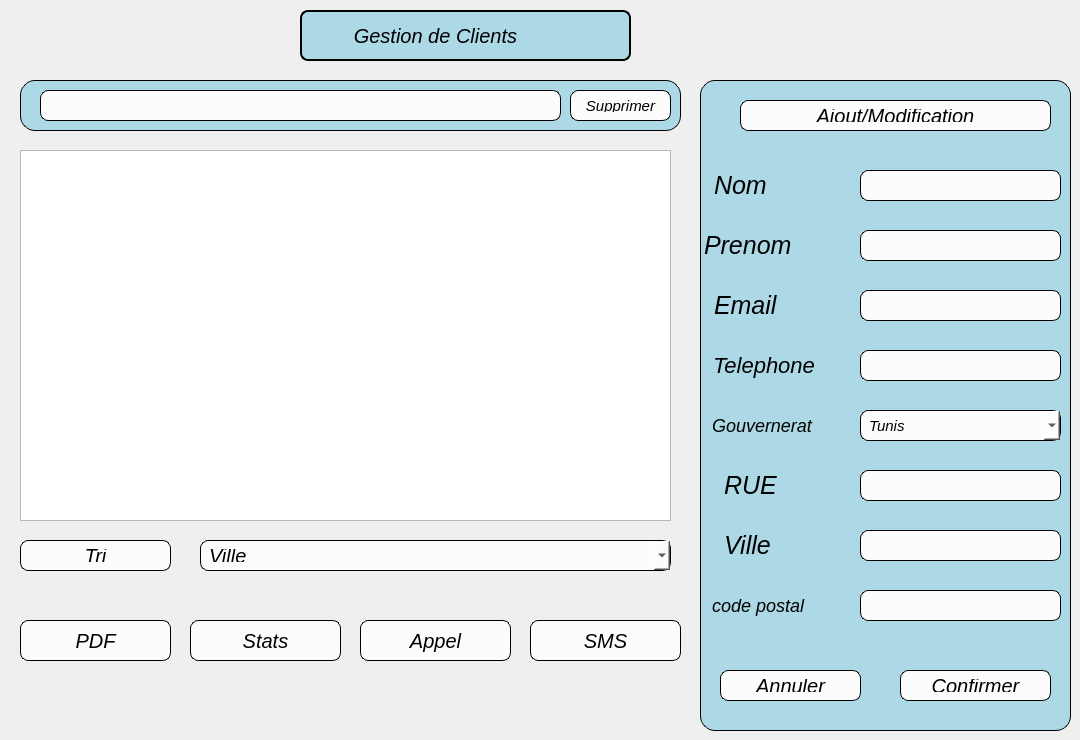
    <widget class="QWidget" name="page_2">
     <widget class="QPushButton" name="pushButton_SMS">
      <property name="geometry">
       <rect>
        <x>530</x>
        <y>620</y>
        <width>151</width>
        <height>41</height>
       </rect>
      </property>
      <property name="styleSheet">
       <string notr="true">
    background-color: #FCFCFC;   /* Fond rose pastel */
    border: 1px solid black;    /* Contour noir */
    border-radius: 8px;         /* Coins légèrement arrondis */
    color: black;               /* Couleur du texte */
    font-size: 20px;            /* Taille du texte */
    font-family: &quot;Lucida Handwriting&quot;;  /* Police artistique */
    font-style: italic;         /* Optionnel : style italique */
    padding: 8px;               /* Espacement interne */
</string>
      </property>
      <property name="text">
       <string>SMS</string>
      </property>
     </widget>
     <widget class="QPushButton" name="pushButton_Appel">
      <property name="geometry">
       <rect>
        <x>360</x>
        <y>620</y>
        <width>151</width>
        <height>41</height>
       </rect>
      </property>
      <property name="styleSheet">
       <string notr="true">
    background-color: #FCFCFC;   /* Fond rose pastel */
    border: 1px solid black;    /* Contour noir */
    border-radius: 8px;         /* Coins légèrement arrondis */
    color: black;               /* Couleur du texte */
    font-size: 20px;            /* Taille du texte */
    font-family: &quot;Lucida Handwriting&quot;;  /* Police artistique */
    font-style: italic;         /* Optionnel : style italique */
    padding: 8px;               /* Espacement interne */
</string>
      </property>
      <property name="text">
       <string>Appel</string>
      </property>
     </widget>
     <widget class="QPushButton" name="pushButtonStat">
      <property name="geometry">
       <rect>
        <x>190</x>
        <y>620</y>
        <width>151</width>
        <height>41</height>
       </rect>
      </property>
      <property name="styleSheet">
       <string notr="true">
    background-color: #FCFCFC;   /* Fond rose pastel */
    border: 1px solid black;    /* Contour noir */
    border-radius: 8px;         /* Coins légèrement arrondis */
    color: black;               /* Couleur du texte */
    font-size: 20px;            /* Taille du texte */
    font-family: &quot;Lucida Handwriting&quot;;  /* Police artistique */
    font-style: italic;         /* Optionnel : style italique */
    padding: 8px;               /* Espacement interne */
</string>
      </property>
      <property name="text">
       <string>Stats</string>
      </property>
     </widget>
     <widget class="QPushButton" name="tri">
      <property name="geometry">
       <rect>
        <x>20</x>
        <y>540</y>
        <width>151</width>
        <height>31</height>
       </rect>
      </property>
      <property name="styleSheet">
       <string notr="true">
    background-color: #FCFCFC;   /* Fond rose pastel */
    border: 1px solid black;    /* Contour noir */
    border-radius: 8px;         /* Coins légèrement arrondis */
    color: black;               /* Couleur du texte */
    font-size: 20px;            /* Taille du texte */
    font-family: &quot;Lucida Handwriting&quot;;  /* Police artistique */
    font-style: italic;         /* Optionnel : style italique */
    padding: 8px;               /* Espacement interne */
</string>
      </property>
      <property name="text">
       <string>Tri</string>
      </property>
     </widget>
     <widget class="QPushButton" name="Supprimer">
      <property name="geometry">
       <rect>
        <x>570</x>
        <y>90</y>
        <width>101</width>
        <height>31</height>
       </rect>
      </property>
      <property name="styleSheet">
       <string notr="true">
    background-color: #FCFCFC;   /* Fond rose pastel */
    border: 1px solid black;    /* Contour noir */
    border-radius: 8px;         /* Coins légèrement arrondis */
    color: black;               /* Couleur du texte */
    font-size: 15px;            /* Taille du texte */
    font-family: &quot;Lucida Handwriting&quot;;  /* Police artistique */
    font-style: italic;         /* Optionnel : style italique */
    padding: 8px;               /* Espacement interne */
</string>
      </property>
      <property name="text">
       <string>Supprimer</string>
      </property>
     </widget>
     <widget class="QPushButton" name="Annuler">
      <property name="geometry">
       <rect>
        <x>720</x>
        <y>670</y>
        <width>141</width>
        <height>31</height>
       </rect>
      </property>
      <property name="styleSheet">
       <string notr="true">
    background-color: #FCFCFC;   /* Fond rose pastel */
    border: 1px solid black;    /* Contour noir */
    border-radius: 8px;         /* Coins légèrement arrondis */
    color: black;               /* Couleur du texte */
    font-size: 20px;            /* Taille du texte */
    font-family: &quot;Lucida Handwriting&quot;;  /* Police artistique */
    font-style: italic;         /* Optionnel : style italique */
    padding: 8px;               /* Espacement interne */
</string>
      </property>
      <property name="text">
       <string>Annuler</string>
      </property>
     </widget>
     <widget class="QLabel" name="label_5">
      <property name="geometry">
       <rect>
        <x>300</x>
        <y>10</y>
        <width>331</width>
        <height>51</height>
       </rect>
      </property>
      <property name="styleSheet">
       <string notr="true">QLabel {
    background-color: #ADD8E6;   
    border: 2px solid black;    /* Contour noir */
    border-radius: 8px;         /* Coins légèrement arrondis */
    color: black;               /* Couleur du texte */
    font-size: 20px;            /* Taille du texte */
    font-family: &quot;Lucida Handwriting&quot;;  /* Police artistique */
    font-style: italic;         /* Optionnel : style italique */
    padding: 8px;               /* Espacement interne */
}</string>
      </property>
      <property name="text">
       <string>       Gestion de Clients</string>
      </property>
     </widget>
     <widget class="QPushButton" name="pushButton_22">
      <property name="geometry">
       <rect>
        <x>740</x>
        <y>100</y>
        <width>311</width>
        <height>31</height>
       </rect>
      </property>
      <property name="styleSheet">
       <string notr="true">
    background-color: #FCFCFC;   /* Fond rose pastel */
    border: 1px solid black;    /* Contour noir */
    border-radius: 8px;         /* Coins légèrement arrondis */
    color: black;               /* Couleur du texte */
    font-size: 20px;            /* Taille du texte */
    font-family: &quot;Lucida Handwriting&quot;;  /* Police artistique */
    font-style: italic;         /* Optionnel : style italique */
    padding: 8px;               /* Espacement interne */
</string>
      </property>
      <property name="text">
       <string>Ajout/Modification</string>
      </property>
     </widget>
     <widget class="QComboBox" name="comboBox_2">
      <property name="geometry">
       <rect>
        <x>200</x>
        <y>540</y>
        <width>471</width>
        <height>31</height>
       </rect>
      </property>
      <property name="styleSheet">
       <string notr="true">
    background-color: #FCFCFC;   /* Fond rose pastel */
    border: 1px solid black;    /* Contour noir */
    border-radius: 8px;         /* Coins légèrement arrondis */
    color: black;               /* Couleur du texte */
    font-size: 20px;            /* Taille du texte */
    font-family: &quot;Lucida Handwriting&quot;;  /* Police artistique */
    font-style: italic;         /* Optionnel : style italique */
    padding: 8px;               /* Espacement interne */
</string>
      </property>
      <item>
       <property name="text">
        <string>Ville </string>
       </property>
      </item>
      <item>
       <property name="text">
        <string>Gouvernerat </string>
       </property>
      </item>
      <item>
       <property name="text">
        <string>Code postal</string>
       </property>
      </item>
     </widget>
     <widget class="QPushButton" name="pushButtonPDF">
      <property name="geometry">
       <rect>
        <x>20</x>
        <y>620</y>
        <width>151</width>
        <height>41</height>
       </rect>
      </property>
      <property name="styleSheet">
       <string notr="true">
    background-color: #FCFCFC;   /* Fond rose pastel */
    border: 1px solid black;    /* Contour noir */
    border-radius: 8px;         /* Coins légèrement arrondis */
    color: black;               /* Couleur du texte */
    font-size: 20px;            /* Taille du texte */
    font-family: &quot;Lucida Handwriting&quot;;  /* Police artistique */
    font-style: italic;         /* Optionnel : style italique */
    padding: 8px;               /* Espacement interne */
</string>
      </property>
      <property name="text">
       <string>PDF</string>
      </property>
     </widget>
     <widget class="QTableView" name="tableView_2">
      <property name="geometry">
       <rect>
        <x>20</x>
        <y>150</y>
        <width>651</width>
        <height>371</height>
       </rect>
      </property>
     </widget>
     <widget class="QPushButton" name="Confirmer">
      <property name="geometry">
       <rect>
        <x>900</x>
        <y>670</y>
        <width>151</width>
        <height>31</height>
       </rect>
      </property>
      <property name="styleSheet">
       <string notr="true">
    background-color: #FCFCFC;   /* Fond rose pastel */
    border: 1px solid black;    /* Contour noir */
    border-radius: 8px;         /* Coins légèrement arrondis */
    color: black;               /* Couleur du texte */
    font-size: 20px;            /* Taille du texte */
    font-family: &quot;Lucida Handwriting&quot;;  /* Police artistique */
    font-style: italic;         /* Optionnel : style italique */
    padding: 8px;               /* Espacement interne */
</string>
      </property>
      <property name="text">
       <string>Confirmer</string>
      </property>
     </widget>
     <widget class="QLabel" name="label_6">
      <property name="geometry">
       <rect>
        <x>20</x>
        <y>80</y>
        <width>661</width>
        <height>51</height>
       </rect>
      </property>
      <property name="styleSheet">
       <string notr="true">    background-color: #ADD8E6;   
    border: 1px solid black;    /* Contour noir */
    border-radius: 15px;        /* Coins arrondis */
    color: black;               /* Couleur du texte */
    font-size: 16px;            /* Taille du texte */
    padding: 5px;               /* Espacement interne */</string>
      </property>
      <property name="text">
       <string/>
      </property>
     </widget>
     <widget class="QLabel" name="label_7">
      <property name="geometry">
       <rect>
        <x>700</x>
        <y>80</y>
        <width>371</width>
        <height>651</height>
       </rect>
      </property>
      <property name="styleSheet">
       <string notr="true">    background-color: #ADD8E6;   
    border: 1px solid black;    /* Contour noir */
    border-radius: 15px;        /* Coins arrondis */
    color: black;               /* Couleur du texte */
    font-size: 16px;            /* Taille du texte */
    padding: 5px;               /* Espacement interne */</string>
      </property>
      <property name="text">
       <string/>
      </property>
     </widget>
     <widget class="QLineEdit" name="lineEditNom">
      <property name="geometry">
       <rect>
        <x>860</x>
        <y>170</y>
        <width>201</width>
        <height>31</height>
       </rect>
      </property>
      <property name="styleSheet">
       <string notr="true">
    background-color: #FCFCFC;   /* Fond rose pastel */
    border: 1px solid black;    /* Contour noir */
    border-radius: 8px;         /* Coins légèrement arrondis */
    color: black;               /* Couleur du texte */
    font-size: 15px;            /* Taille du texte */
    font-family: &quot;Lucida Handwriting&quot;;  /* Police artistique */
    font-style: italic;         /* Optionnel : style italique */
    padding: 8px;               /* Espacement interne */
</string>
      </property>
     </widget>
     <widget class="QLineEdit" name="lineEditPrenom">
      <property name="geometry">
       <rect>
        <x>860</x>
        <y>230</y>
        <width>201</width>
        <height>31</height>
       </rect>
      </property>
      <property name="styleSheet">
       <string notr="true">
    background-color: #FCFCFC;   /* Fond rose pastel */
    border: 1px solid black;    /* Contour noir */
    border-radius: 8px;         /* Coins légèrement arrondis */
    color: black;               /* Couleur du texte */
    font-size: 15px;            /* Taille du texte */
    font-family: &quot;Lucida Handwriting&quot;;  /* Police artistique */
    font-style: italic;         /* Optionnel : style italique */
    padding: 8px;               /* Espacement interne */
</string>
      </property>
     </widget>
     <widget class="QLineEdit" name="lineEditEmail">
      <property name="geometry">
       <rect>
        <x>860</x>
        <y>290</y>
        <width>201</width>
        <height>31</height>
       </rect>
      </property>
      <property name="styleSheet">
       <string notr="true">
    background-color: #FCFCFC;   /* Fond rose pastel */
    border: 1px solid black;    /* Contour noir */
    border-radius: 8px;         /* Coins légèrement arrondis */
    color: black;               /* Couleur du texte */
    font-size: 15px;            /* Taille du texte */
    font-family: &quot;Lucida Handwriting&quot;;  /* Police artistique */
    font-style: italic;         /* Optionnel : style italique */
    padding: 8px;               /* Espacement interne */
</string>
      </property>
     </widget>
     <widget class="QLineEdit" name="lineEditTelephone">
      <property name="geometry">
       <rect>
        <x>860</x>
        <y>350</y>
        <width>201</width>
        <height>31</height>
       </rect>
      </property>
      <property name="styleSheet">
       <string notr="true">
    background-color: #FCFCFC;   /* Fond rose pastel */
    border: 1px solid black;    /* Contour noir */
    border-radius: 8px;         /* Coins légèrement arrondis */
    color: black;               /* Couleur du texte */
    font-size: 15px;            /* Taille du texte */
    font-family: &quot;Lucida Handwriting&quot;;  /* Police artistique */
    font-style: italic;         /* Optionnel : style italique */
    padding: 8px;               /* Espacement interne */
</string>
      </property>
     </widget>
     <widget class="QLineEdit" name="lineEditRue">
      <property name="geometry">
       <rect>
        <x>860</x>
        <y>470</y>
        <width>201</width>
        <height>31</height>
       </rect>
      </property>
      <property name="styleSheet">
       <string notr="true">
    background-color: #FCFCFC;   /* Fond rose pastel */
    border: 1px solid black;    /* Contour noir */
    border-radius: 8px;         /* Coins légèrement arrondis */
    color: black;               /* Couleur du texte */
    font-size: 15px;            /* Taille du texte */
    font-family: &quot;Lucida Handwriting&quot;;  /* Police artistique */
    font-style: italic;         /* Optionnel : style italique */
    padding: 8px;               /* Espacement interne */
</string>
      </property>
     </widget>
     <widget class="QLineEdit" name="lineEditVille">
      <property name="geometry">
       <rect>
        <x>860</x>
        <y>530</y>
        <width>201</width>
        <height>31</height>
       </rect>
      </property>
      <property name="styleSheet">
       <string notr="true">
    background-color: #FCFCFC;   /* Fond rose pastel */
    border: 1px solid black;    /* Contour noir */
    border-radius: 8px;         /* Coins légèrement arrondis */
    color: black;               /* Couleur du texte */
    font-size: 15px;            /* Taille du texte */
    font-family: &quot;Lucida Handwriting&quot;;  /* Police artistique */
    font-style: italic;         /* Optionnel : style italique */
    padding: 8px;               /* Espacement interne */
</string>
      </property>
     </widget>
     <widget class="QLineEdit" name="lineEditCode">
      <property name="geometry">
       <rect>
        <x>860</x>
        <y>590</y>
        <width>201</width>
        <height>31</height>
       </rect>
      </property>
      <property name="styleSheet">
       <string notr="true">
    background-color: #FCFCFC;   /* Fond rose pastel */
    border: 1px solid black;    /* Contour noir */
    border-radius: 8px;         /* Coins légèrement arrondis */
    color: black;               /* Couleur du texte */
    font-size: 15px;            /* Taille du texte */
    font-family: &quot;Lucida Handwriting&quot;;  /* Police artistique */
    font-style: italic;         /* Optionnel : style italique */
    padding: 8px;               /* Espacement interne */
</string>
      </property>
     </widget>
     <widget class="QLabel" name="label_8">
      <property name="geometry">
       <rect>
        <x>700</x>
        <y>160</y>
        <width>151</width>
        <height>51</height>
       </rect>
      </property>
      <property name="styleSheet">
       <string notr="true">    background-color: transparent;    /* Pas de fond */
    border: none;                     /* Pas de contour */
    color: black;                     /* Couleur du texte */
    font-size: 25px;                  /* Taille du texte */
    font-family: &quot;Lucida Handwriting&quot;;/* Police artistique */
    font-style: italic;               /* Italique */
    padding: 8px;                     /* Espacement interne */</string>
      </property>
      <property name="text">
       <string>Nom</string>
      </property>
     </widget>
     <widget class="QLabel" name="label_9">
      <property name="geometry">
       <rect>
        <x>690</x>
        <y>220</y>
        <width>151</width>
        <height>51</height>
       </rect>
      </property>
      <property name="styleSheet">
       <string notr="true">    background-color: transparent;    /* Pas de fond */
    border: none;                     /* Pas de contour */
    color: black;                     /* Couleur du texte */
    font-size: 25px;                  /* Taille du texte */
    font-family: &quot;Lucida Handwriting&quot;;/* Police artistique */
    font-style: italic;               /* Italique */
    padding: 8px;                     /* Espacement interne */</string>
      </property>
      <property name="text">
       <string>Prenom</string>
      </property>
     </widget>
     <widget class="QLabel" name="label_10">
      <property name="geometry">
       <rect>
        <x>700</x>
        <y>280</y>
        <width>151</width>
        <height>51</height>
       </rect>
      </property>
      <property name="styleSheet">
       <string notr="true">    background-color: transparent;    /* Pas de fond */
    border: none;                     /* Pas de contour */
    color: black;                     /* Couleur du texte */
    font-size: 25px;                  /* Taille du texte */
    font-family: &quot;Lucida Handwriting&quot;;/* Police artistique */
    font-style: italic;               /* Italique */
    padding: 8px;                     /* Espacement interne */</string>
      </property>
      <property name="text">
       <string>Email</string>
      </property>
     </widget>
     <widget class="QLabel" name="label_11">
      <property name="geometry">
       <rect>
        <x>700</x>
        <y>340</y>
        <width>181</width>
        <height>51</height>
       </rect>
      </property>
      <property name="styleSheet">
       <string notr="true">    background-color: transparent;    /* Pas de fond */
    border: none;                     /* Pas de contour */
    color: black;                     /* Couleur du texte */
    font-size: 22px;                  /* Taille du texte */
    font-family: &quot;Lucida Handwriting&quot;;/* Police artistique */
    font-style: italic;               /* Italique */
    padding: 8px;                     /* Espacement interne */</string>
      </property>
      <property name="text">
       <string>Telephone </string>
      </property>
     </widget>
     <widget class="QLabel" name="label_13">
      <property name="geometry">
       <rect>
        <x>710</x>
        <y>460</y>
        <width>151</width>
        <height>51</height>
       </rect>
      </property>
      <property name="styleSheet">
       <string notr="true">    background-color: transparent;    /* Pas de fond */
    border: none;                     /* Pas de contour */
    color: black;                     /* Couleur du texte */
    font-size: 25px;                  /* Taille du texte */
    font-family: &quot;Lucida Handwriting&quot;;/* Police artistique */
    font-style: italic;               /* Italique */
    padding: 8px;                     /* Espacement interne */</string>
      </property>
      <property name="text">
       <string>RUE</string>
      </property>
     </widget>
     <widget class="QLabel" name="label_14">
      <property name="geometry">
       <rect>
        <x>710</x>
        <y>520</y>
        <width>151</width>
        <height>51</height>
       </rect>
      </property>
      <property name="styleSheet">
       <string notr="true">    background-color: transparent;    /* Pas de fond */
    border: none;                     /* Pas de contour */
    color: black;                     /* Couleur du texte */
    font-size: 25px;                  /* Taille du texte */
    font-family: &quot;Lucida Handwriting&quot;;/* Police artistique */
    font-style: italic;               /* Italique */
    padding: 8px;                     /* Espacement interne */</string>
      </property>
      <property name="text">
       <string>Ville</string>
      </property>
     </widget>
     <widget class="QLabel" name="label_15">
      <property name="geometry">
       <rect>
        <x>700</x>
        <y>580</y>
        <width>161</width>
        <height>51</height>
       </rect>
      </property>
      <property name="styleSheet">
       <string notr="true">    background-color: transparent;    /* Pas de fond */
    border: none;                     /* Pas de contour */
    color: black;                     /* Couleur du texte */
    font-size: 18px;                  /* Taille du texte */
    font-family: &quot;Lucida Handwriting&quot;;/* Police artistique */
    font-style: italic;               /* Italique */
    padding: 8px;                     /* Espacement interne */</string>
      </property>
      <property name="text">
       <string>code postal</string>
      </property>
     </widget>
     <widget class="QLabel" name="label_16">
      <property name="geometry">
       <rect>
        <x>700</x>
        <y>400</y>
        <width>161</width>
        <height>51</height>
       </rect>
      </property>
      <property name="styleSheet">
       <string notr="true">    background-color: transparent;    /* Pas de fond */
    border: none;                     /* Pas de contour */
    color: black;                     /* Couleur du texte */
    font-size: 18px;                  /* Taille du texte */
    font-family: &quot;Lucida Handwriting&quot;;/* Police artistique */
    font-style: italic;               /* Italique */
    padding: 8px;                     /* Espacement interne */</string>
      </property>
      <property name="text">
       <string>Gouvernerat</string>
      </property>
     </widget>
     <widget class="QComboBox" name="comboBoxGouvernerat">
      <property name="geometry">
       <rect>
        <x>860</x>
        <y>410</y>
        <width>201</width>
        <height>31</height>
       </rect>
      </property>
      <property name="styleSheet">
       <string notr="true">
    background-color: #FCFCFC;   /* Fond rose pastel */
    border: 1px solid black;    /* Contour noir */
    border-radius: 8px;         /* Coins légèrement arrondis */
    color: black;               /* Couleur du texte */
    font-size: 15px;            /* Taille du texte */
    font-family: &quot;Lucida Handwriting&quot;;  /* Police artistique */
    font-style: italic;         /* Optionnel : style italique */
    padding: 8px;               /* Espacement interne */
</string>
      </property>
      <item>
       <property name="text">
        <string>Tunis</string>
       </property>
      </item>
      <item>
       <property name="text">
        <string>Ariana</string>
       </property>
      </item>
      <item>
       <property name="text">
        <string>Ben Arous</string>
       </property>
      </item>
      <item>
       <property name="text">
        <string>Bizerte</string>
       </property>
      </item>
      <item>
       <property name="text">
        <string>Mahdia</string>
       </property>
      </item>
      <item>
       <property name="text">
        <string>Monastir</string>
       </property>
      </item>
     </widget>
     <widget class="QLineEdit" name="lineEditRecherche">
      <property name="geometry">
       <rect>
        <x>40</x>
        <y>90</y>
        <width>521</width>
        <height>31</height>
       </rect>
      </property>
      <property name="styleSheet">
       <string notr="true">
    background-color: #FCFCFC;   /* Fond rose pastel */
    border: 1px solid black;    /* Contour noir */
    border-radius: 8px;         /* Coins légèrement arrondis */
    color: black;               /* Couleur du texte */
    font-size: 15px;            /* Taille du texte */
    font-family: &quot;Lucida Handwriting&quot;;  /* Police artistique */
    font-style: italic;         /* Optionnel : style italique */
    padding: 8px;               /* Espacement interne */
</string>
      </property>
     </widget>
     <zorder>label_7</zorder>
     <zorder>label_6</zorder>
     <zorder>pushButton_SMS</zorder>
     <zorder>pushButton_Appel</zorder>
     <zorder>pushButtonStat</zorder>
     <zorder>tri</zorder>
     <zorder>Supprimer</zorder>
     <zorder>Annuler</zorder>
     <zorder>label_5</zorder>
     <zorder>pushButton_22</zorder>
     <zorder>comboBox_2</zorder>
     <zorder>pushButtonPDF</zorder>
     <zorder>tableView_2</zorder>
     <zorder>Confirmer</zorder>
     <zorder>lineEditNom</zorder>
     <zorder>lineEditPrenom</zorder>
     <zorder>lineEditEmail</zorder>
     <zorder>lineEditTelephone</zorder>
     <zorder>lineEditRue</zorder>
     <zorder>lineEditVille</zorder>
     <zorder>lineEditCode</zorder>
     <zorder>label_8</zorder>
     <zorder>label_9</zorder>
     <zorder>label_10</zorder>
     <zorder>label_11</zorder>
     <zorder>label_13</zorder>
     <zorder>label_14</zorder>
     <zorder>label_15</zorder>
     <zorder>label_16</zorder>
     <zorder>comboBoxGouvernerat</zorder>
     <zorder>lineEditRecherche</zorder>
    </widget>
